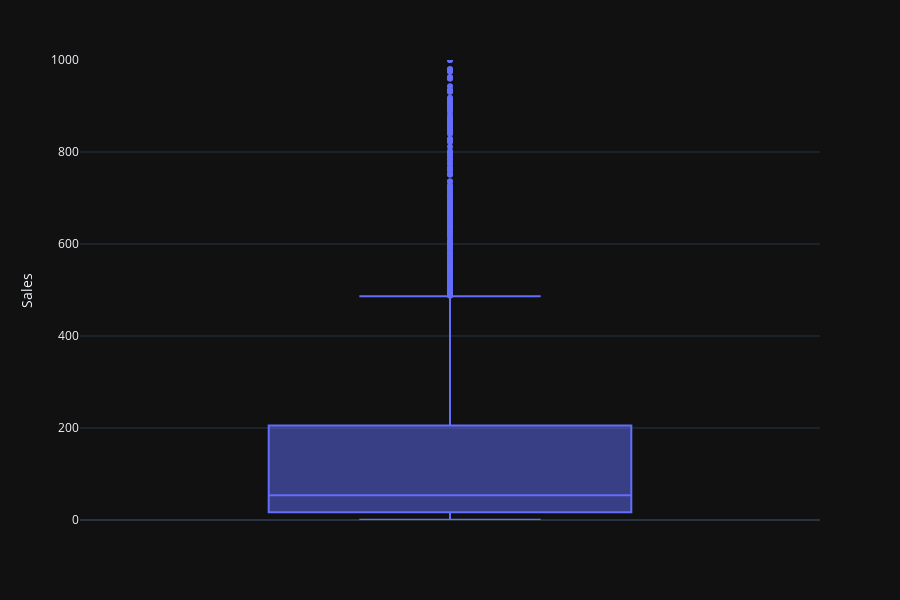

Notebook cell for this chart:
### Code cell
#boxplot
fig = px.box(df, y='Sales', range_y=[0,1000], template = 'plotly_dark')
fig.show()

### Figure 1 — Plotly figure (JSON) as saved in the notebook; plotly's stock layout.template omitted (floating-point values rounded to 4 significant figures; data arrays with more than 128 entries replaced by an {"elided": "..."} marker saying what was removed)
{"data": [{"alignmentgroup": "True", "hoverlabel": {"namelength": 0}, "hovertemplate": "Sales=%{y}", "legendgroup": "", "marker": {"color": "#636efa"}, "name": "", "notched": false, "offsetgroup": "", "orientation": "v", "showlegend": false, "type": "box", "x0": " ", "xaxis": "x", "y": {"elided": "3312 float values"}, "y0": " ", "yaxis": "y"}], "layout": {"boxmode": "group", "height": 600, "legend": {"tracegroupgap": 0}, "margin": {"t": 60}, "xaxis": {"anchor": "y", "domain": [0, 1]}, "yaxis": {"anchor": "x", "domain": [0, 1], "range": [0, 1000], "title": {"text": "Sales"}}}}
